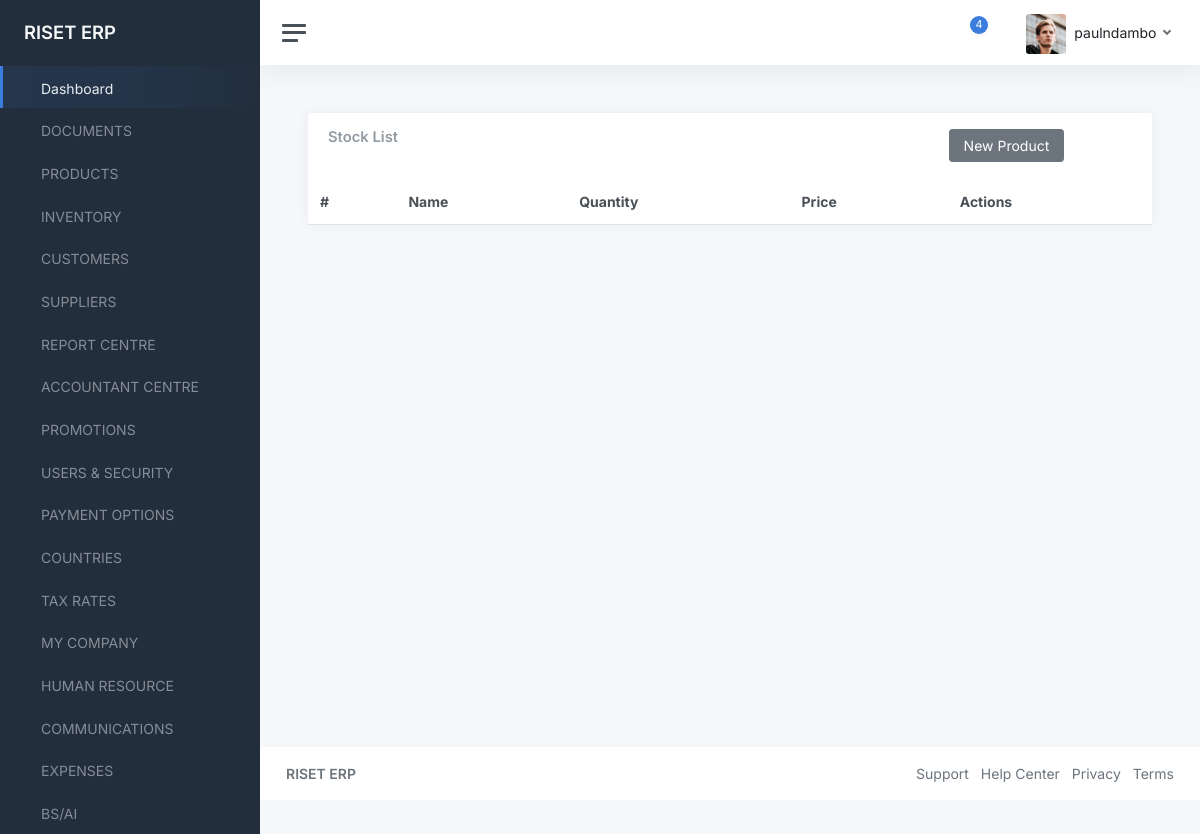
The page / (signed in) on the database as committed earlier.
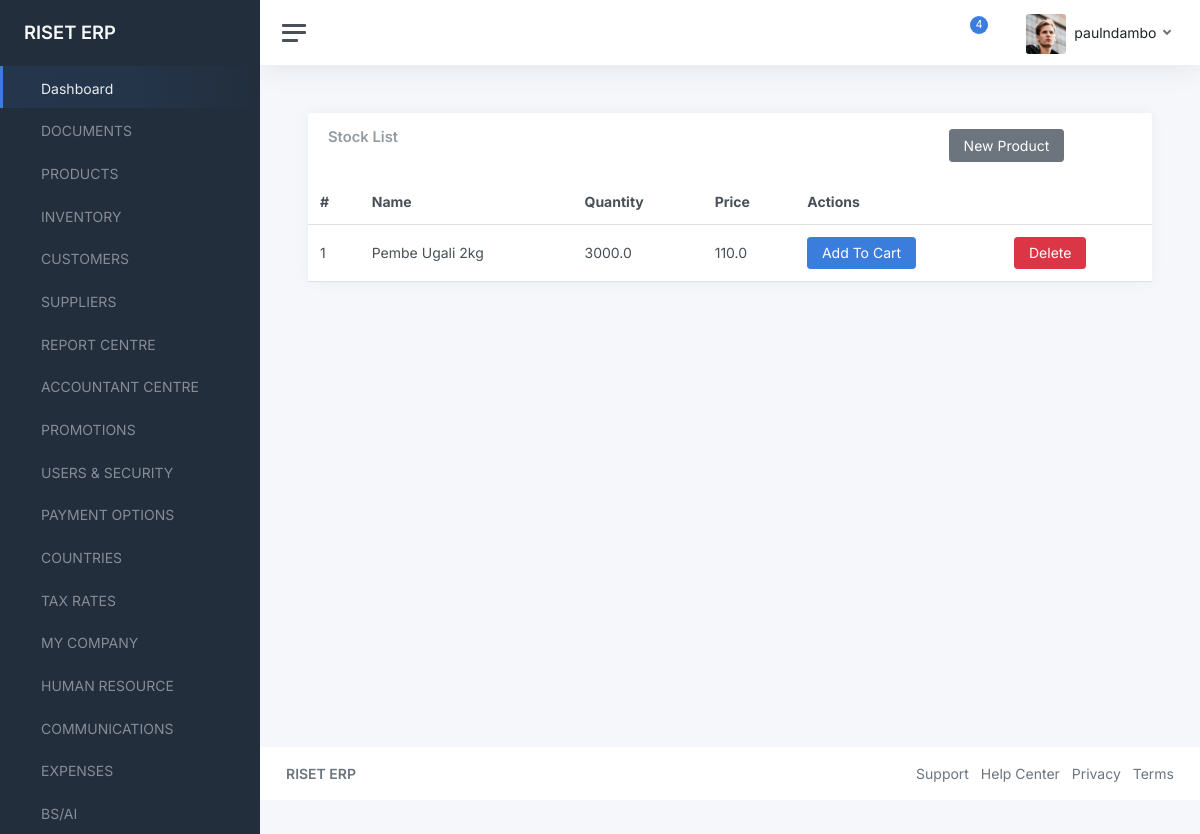
The same page on the database as committed later.
### data/models.py (models this page shows, shortened)
class Item(models.Model):
    name = models.CharField(max_length=200)
    quantity = models.FloatField(default=0)
    price = models.FloatField()
    discount_price = models.FloatField(default=0)
    re_order_level = models.FloatField(default=0)
    receive_amount = models.FloatField(default=0)
    sell_amount = models.FloatField(default=0)
    supplier = models.ForeignKey(Supplier, on_delete=models.CASCADE)
    category = models.ForeignKey(Category, on_delete=models.CASCADE)
    date_added = models.DateTimeField(auto_now_add=True)
    date_updated = models.DateField(auto_now=True)
    slug = models.SlugField(blank=True, null=True)
    def get_absolute_url(self):
        return reverse("product", kwargs={
            'slug': self.slug
        })

### data/views.py (the view)
# urls.py: path("", HomeView.as_view(), name="home"),
class HomeView(LoginRequiredMixin, ListView):
    model = Item
    template_name = "home.html"

### templates/home.html
{% extends "component-base.html" %}
{% block content %}
<main class="content">
	<div class="container-fluid p-0">
		<div class="row">
			<div class="col-12 col-lg-12 col-xxl-12 d-flex">
				<div class="card flex-fill">
					<div class="card-header">
						<div class="row">
							<div class="col-9">
								<h5 class="card-title mb-0">Stock List</h5>
							</div>
							<div class="col-3">
								<a href="{% url 'new-product' %}" class="btn btn-secondary">New Product</a>
							</div>
						</div>
					</div>
					<table class="table table-hover my-0">
						<thead>
							<tr>
                <th>#</th>
								<th>Name</th>
								<th>Quantity</th>
                <th>Price</th>
                <th colspan="2">Actions</th>
							</tr>
						</thead>
						<tbody>
{% for item in object_list %}
							<tr>
                <td>{{item.id}}</td>
								<td>{{item.name}}</td>
                <td class="">{{item.quantity}}</td>
                <td class="">{{item.price}}</td>
								<td class="">
                  <a href="{{ item.get_absolute_url }}" class="btn btn-primary">Add To Cart</a>
                </td>
								<td>
                  <a href="#" class="btn btn-danger">Delete</a>
                </td>
							</tr>
{% endfor %}
						</tbody>
					</table>
				</div>
			</div>
		</div>
	</div>
</main>
{% endblock content %}

Rows that differ between the two databases and show on the page:
added Item: id "1", name "Pembe Ugali 2kg", quantity "3000.0", price "110.0"
